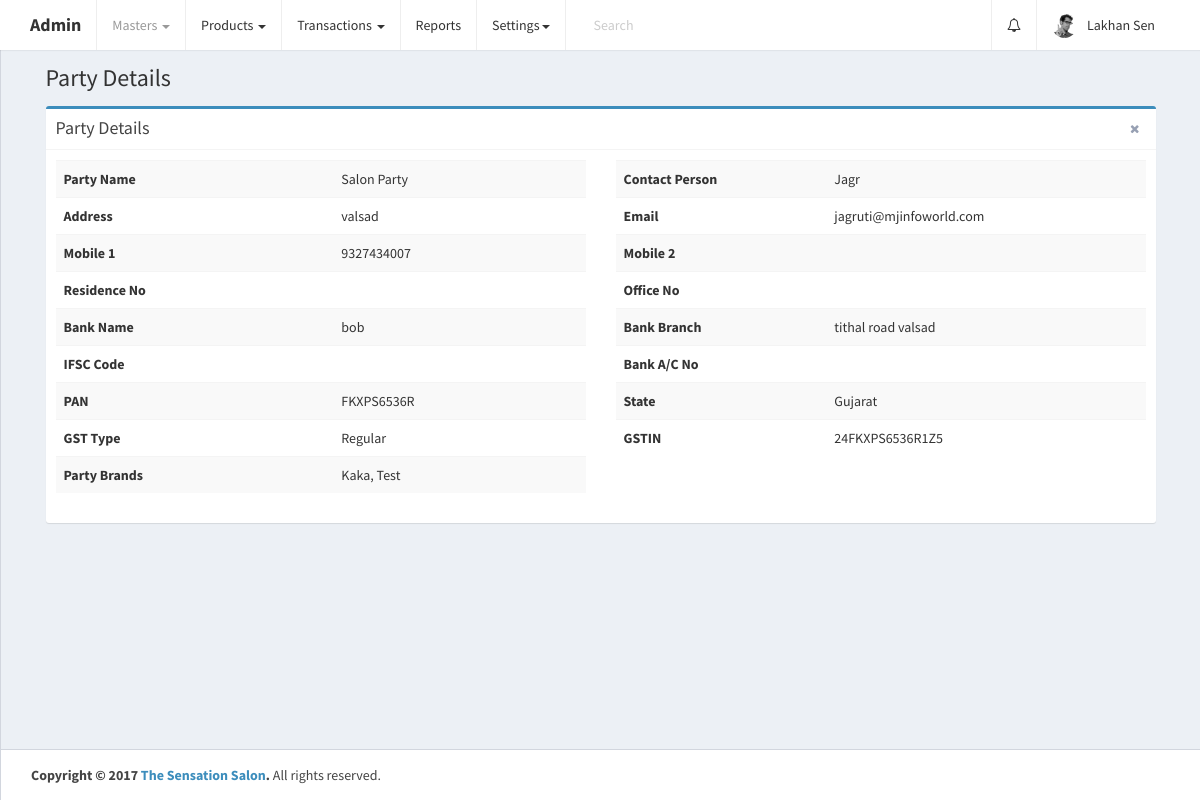
The page /home.php?controller=party&action=get&id=16 (signed in) on the database as committed earlier.
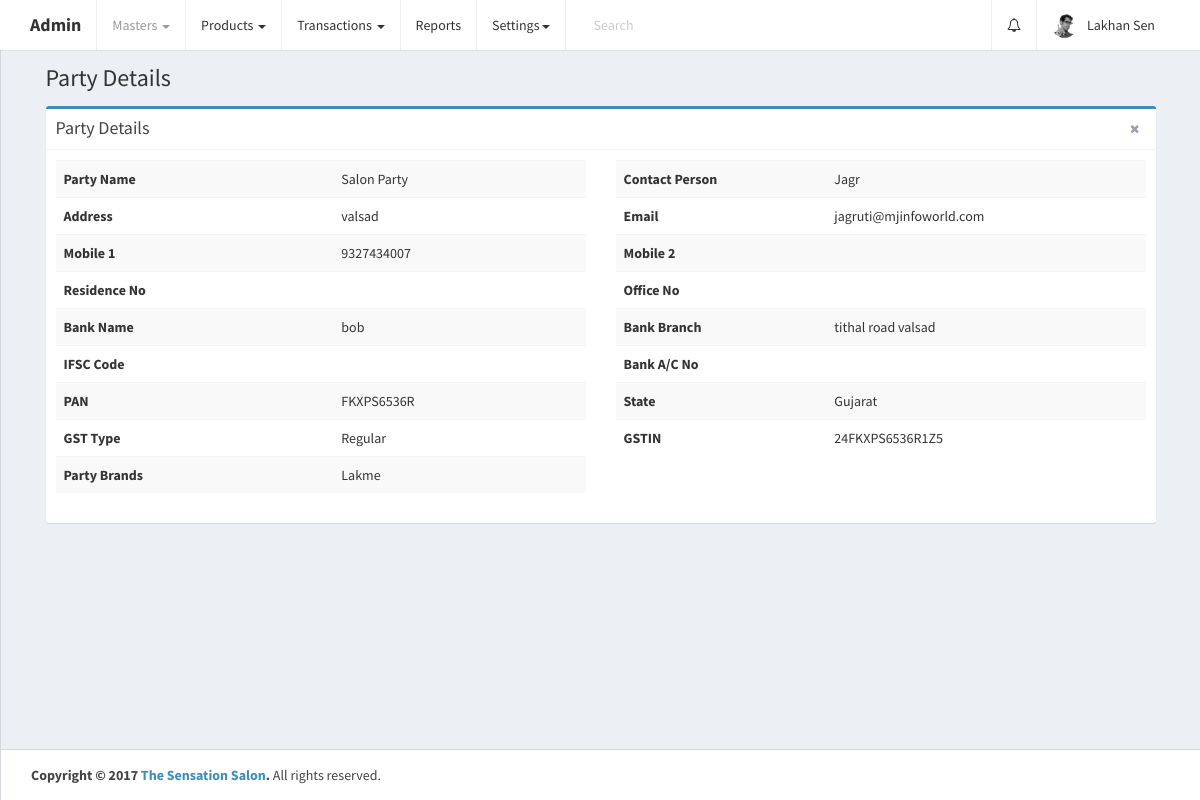
The same page on the database as committed later.
### tables this page shows
CREATE TABLE `parties` (
  `id` int(11) UNSIGNED NOT NULL,
  `name` varchar(255) NOT NULL,
  `address` text,
  `contact_person` varchar(255) NOT NULL,
  `email` varchar(255) DEFAULT NULL,
  `mobile1` varchar(255) DEFAULT NULL,
  `mobile2` varchar(255) DEFAULT NULL,
  `residence_no` varchar(255) DEFAULT NULL,
  `office_no` varchar(255) DEFAULT NULL,
  `bank_name` varchar(255) DEFAULT NULL,
  `bank_branch` varchar(255) DEFAULT NULL,
  `ifsc_code` varchar(255) DEFAULT NULL,
  `bank_account_no` varchar(255) DEFAULT NULL,
  `pan` varchar(255) DEFAULT NULL,
  `gst_state_code_id` int(11) DEFAULT '0',
  `gst_type_id` int(11) NOT NULL DEFAULT '0',
  `gstin` varchar(255) DEFAULT NULL,
  `brand_ids` varchar(255) DEFAULT NULL,
  `created_at` datetime NOT NULL DEFAULT CURRENT_TIMESTAMP ON UPDATE CURRENT_TIMESTAMP,
  `updated_at` datetime NOT NULL DEFAULT CURRENT_TIMESTAMP ON UPDATE CURRENT_TIMESTAMP
);

### controllers/PartyController.php (called while the page is built, shortened)
<?php
class PartyController {
    public $partyobj;
    public $gst_obj;
    public $brand_obj;
    public function __construct() {
        require_once 'models/Party.php';
        $this->partyobj = new Party();
        require_once 'models/Gst.php';
        $this->gst_obj = new Gst();
        $this->brand_obj = new Brand();
    }
    public function get() {
        $id = trim($_GET['id']);
        $party_res = $this->partyobj->get($id);
        if ($party_res->num_rows == 1) {
            while ($party = mysqli_fetch_assoc($party_res)) {
                $party['name'] = ucwords($party['name']);
                $party['contact_person'] = ucwords($party['contact_person']);
                if (!empty($party['gst_type_id'])) {
                    $gst_type_res = $this->gst_obj->getGstType($party['gst_type_id']);
                    if ($gst_type_res->num_rows > 0) {
                        while ($gst_type = mysqli_fetch_assoc($gst_type_res)) {
                            $party['gst_type'] = ucwords($gst_type['title']);
                        }
                    } else {
                        $party['gst_type'] = '';
                    }
                } else {
                    $party['gst_type'] = '';
                }
                if (!empty($party['gst_state_code_id'])) {
                    $gst_state_res = $this->gst_obj->getGstState($party['gst_state_code_id']);
                    if ($gst_state_res->num_rows > 0) {
                        while ($gst_state = mysqli_fetch_assoc($gst_state_res)) {
                            $party['state'] = ucwords($gst_state['state']);
                        }
                    } else {
                        $party['state'] = '';
                    }
                } else {
                    $party['state'] = '';
                }
                if (!empty($party['brand_ids'])) {
                    $brand_ids = explode(',', $party['brand_ids']);
                    $party_brands = array();
                    foreach ($brand_ids as $brand_id) {
                        $gst_brand_res = $this->brand_obj->getBrand($brand_id);
                        if ($gst_brand_res->num_rows > 0) {
                            while ($brand = mysqli_fetch_assoc($gst_brand_res)) {
                                array_push($party_brands, ucwords($brand['name']));
                            }
                        }
                    }
                    if (!empty($party_brands)) {
                        $party['brands'] = implode(', ', $party_brands);
                    } else {
                        $party['brands'] = '';
                    }
                } else {
                    $party['brands'] = '';
                }
                $parties[] = $party;
            }
        }
        require_once APP_DIR . '/views/layout.php';
    }
}
?>

### home.php (called while the page is built, shortened)
<?php
require_once 'config/database.php';
require_once 'config/routes.php';
?>

### config/Database.php (called while the page is built)
<?php
class Database {
    public function connect() {
        $conn = new mysqli('localhost', 'root', '', 'thesensationbeautycentre');
        if ($conn->connect_error) {
            die("Connection failed: " . $conn->connect_error);
        } else {
            return $conn;
        }
    }
}
?>

### models/Party.php (called while the page is built, shortened)
<?php
class Party {
    public $conn;
    public function __construct() {
        $db = new Database();
        $this->conn = $db->connect();
    }
    public function get($id) {
        $party = $this->conn->query('SELECT * FROM parties WHERE id=' . $id);
        return $party;
    }
}
?>

### models/Gst.php (called while the page is built, shortened)
<?php
class Gst {
    public $conn;
    public function __construct() {
        $db = new Database();
        $this->conn = $db->connect();
    }
    public function getGstType($id) {
        $gst_type_res = $this->conn->query('SELECT * FROM gst_types WHERE id=' . $id);
        return $gst_type_res;
    }
    public function getGstState($id) {
        $gst_states = $this->conn->query('SELECT * FROM gst_state_codes WHERE id=' . $id);
        return $gst_states;
    }
}
?>

### views/party_details.php (the view, shortened to what the changed rows need)
<div class="row">
    <div class="col-md-12">
        <div class="box box-primary">
            <?php
            if (isset($parties)) {
                foreach ($parties as $party) {
                    ?>
                    <div class="box-body">
                        <div class="row">
                            <div class="col-md-6 table-responsive">
                                <table class="table table-hover table-striped" width="50%">
                                    <tbody>
                                        <tr>
                                            <td><b>Party Name</b></td>
                                            <td><?php echo $party['name']; ?></td>
                                        </tr>
                                        <tr>
                                            <td><b>Address</b></td>
                                            <td><?php echo $party['address']; ?></td>
                                        </tr>
                                        <tr>
                                            <td><b>Mobile 1</b></td>
                                            <td><?php echo $party['mobile1']; ?></td>
                                        </tr>
                                        <tr>
                                            <td><b>Residence No</b></td>
                                            <td><?php echo $party['residence_no']; ?></td>
                                        </tr>
                                        <tr>
                                            <td><b>Bank Name</b></td>
                                            <td><?php echo $party['bank_name']; ?></td>
                                        </tr>
                                        <tr>
                                            <td><b>IFSC Code</b></td>
                                            <td><?php echo $party['ifsc_code']; ?></td>
                                        </tr>
                                        <tr>
                                            <td><b>PAN</b></td>
                                            <td><?php echo $party['pan']; ?></td>
                                        </tr>
                                        <tr>
                                            <td><b>GST Type</b></td>
                                            <td><?php echo $party['gst_type']; ?></td>
                                        </tr>
                                        <tr>
                                            <td><b>Party Brands</b></td>
                                            <td><?php echo $party['brands']; ?></td>
                                        </tr>
                                    </tbody>
                                </table>
                            </div>
                            <div class="col-md-6 table-responsive">
                                <table class="table table-hover table-striped" width="50%">
                                    <tbody>
                                        <tr>
                                            <td><b>Contact Person</b></td>
                                            <td><?php echo $party['contact_person']; ?></td>
                                        </tr>
                                        <tr>
                                            <td><b>Email</b></td>
                                            <td><?php echo $party['email']; ?></td>
                                        </tr>
                                        <tr>
                                            <td><b>Mobile 2</b></td>
                                            <td><?php echo $party['mobile2']; ?></td>
                                        </tr>
                                        <tr>
                                            <td><b>Office No</b></td>
                                            <td><?php echo $party['office_no']; ?></td>
                                        </tr>
                                        <tr>
                                            <td><b>Bank Branch</b></td>
                                            <td><?php echo $party['bank_branch']; ?></td>
                                        </tr>
                                        <tr>
                                            <td><b>Bank A/C No</b></td>
                                            <td><?php echo $party['bank_account_no']; ?></td>
                                        </tr>
                                        <tr>
                                            <td><b>State</b></td>
                                            <td><?php echo $party['state']; ?></td>
                                        </tr>
                                        <tr>
                                            <td><b>GSTIN</b></td>
                                            <td><?php echo $party['gstin']; ?></td>
                                        </tr>
                                    </tbody>
                                </table>
                            </div>
                        </div>
                    </div>
                    <?php
                }
            }
            ?>
        </div>
    </div>
</div>

Rows that differ between the two databases and show on the page:
changed parties "valsad": brands "Kaka, Test" → "Lakme"
